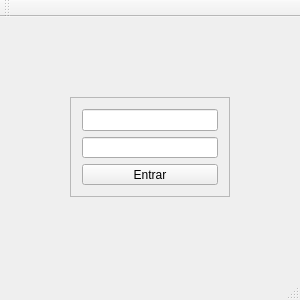
<?xml version="1.0" encoding="UTF-8"?>
<ui version="4.0">
 <class>MainWindow_login</class>
 <widget class="QMainWindow" name="MainWindow_login">
  <property name="geometry">
   <rect>
    <x>0</x>
    <y>0</y>
    <width>300</width>
    <height>300</height>
   </rect>
  </property>
  <property name="minimumSize">
   <size>
    <width>300</width>
    <height>300</height>
   </size>
  </property>
  <property name="maximumSize">
   <size>
    <width>600</width>
    <height>300</height>
   </size>
  </property>
  <property name="windowTitle">
   <string>MainWindow_login</string>
  </property>
  <widget class="QWidget" name="centralWidget">
   <layout class="QGridLayout" name="gridLayout">
    <item row="0" column="0">
     <widget class="QFrame" name="Login">
      <property name="minimumSize">
       <size>
        <width>160</width>
        <height>100</height>
       </size>
      </property>
      <property name="maximumSize">
       <size>
        <width>160</width>
        <height>100</height>
       </size>
      </property>
      <property name="frameShape">
       <enum>QFrame::StyledPanel</enum>
      </property>
      <property name="frameShadow">
       <enum>QFrame::Raised</enum>
      </property>
      <layout class="QVBoxLayout" name="verticalLayout_2">
       <item>
        <layout class="QVBoxLayout" name="verticalLayout">
         <item>
          <widget class="QLineEdit" name="lineEdit_username"/>
         </item>
         <item>
          <widget class="QLineEdit" name="lineEdit_password">
           <property name="echoMode">
            <enum>QLineEdit::Password</enum>
           </property>
          </widget>
         </item>
         <item>
          <widget class="QPushButton" name="pushButton_login">
           <property name="text">
            <string>Entrar</string>
           </property>
          </widget>
         </item>
        </layout>
       </item>
      </layout>
     </widget>
    </item>
   </layout>
  </widget>
  <widget class="QMenuBar" name="menuBar">
   <property name="geometry">
    <rect>
     <x>0</x>
     <y>0</y>
     <width>300</width>
     <height>21</height>
    </rect>
   </property>
  </widget>
  <widget class="QToolBar" name="mainToolBar">
   <attribute name="toolBarArea">
    <enum>TopToolBarArea</enum>
   </attribute>
   <attribute name="toolBarBreak">
    <bool>false</bool>
   </attribute>
  </widget>
  <widget class="QStatusBar" name="statusBar"/>
 </widget>
 <layoutdefault spacing="6" margin="11"/>
 <resources/>
 <connections/>
</ui>
